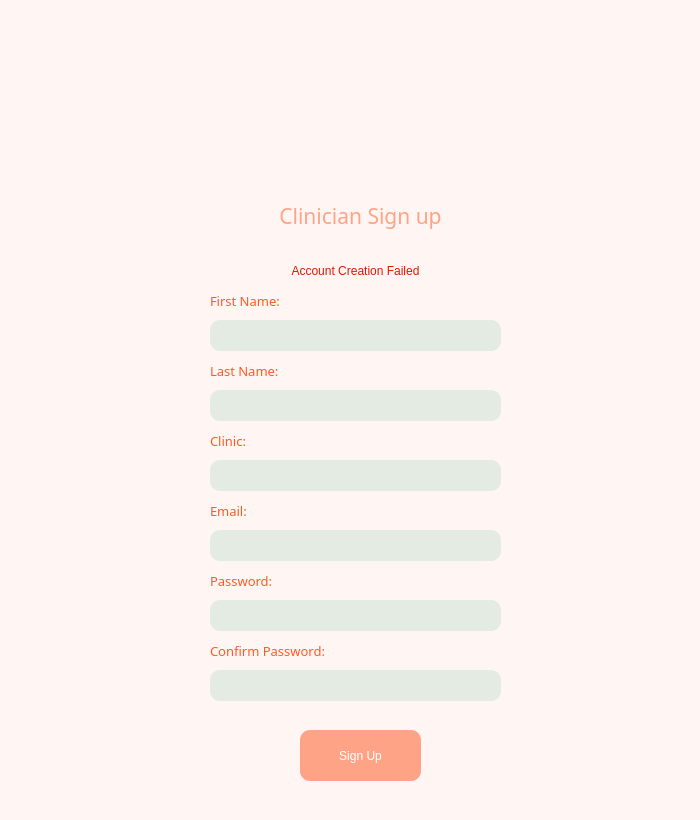
<?xml version="1.0" encoding="UTF-8"?>
<ui version="4.0">
 <class>Dialog</class>
 <widget class="QDialog" name="Dialog">
  <property name="geometry">
   <rect>
    <x>0</x>
    <y>0</y>
    <width>700</width>
    <height>820</height>
   </rect>
  </property>
  <property name="minimumSize">
   <size>
    <width>700</width>
    <height>820</height>
   </size>
  </property>
  <property name="maximumSize">
   <size>
    <width>700</width>
    <height>820</height>
   </size>
  </property>
  <property name="windowTitle">
   <string>Dialog</string>
  </property>
  <property name="styleSheet">
   <string notr="true">background-color: rgb(255, 246, 244);
font: 57 &quot;Montserrat Medium&quot;;
</string>
  </property>
  <widget class="QLabel" name="label">
   <property name="geometry">
    <rect>
     <x>260</x>
     <y>60</y>
     <width>181</width>
     <height>131</height>
    </rect>
   </property>
   <property name="text">
    <string/>
   </property>
   <property name="pixmap">
    <pixmap resource="resource.qrc">:/icons/icons/logo.png</pixmap>
   </property>
   <property name="scaledContents">
    <bool>false</bool>
   </property>
  </widget>
  <widget class="QLabel" name="label_2">
   <property name="geometry">
    <rect>
     <x>180</x>
     <y>180</y>
     <width>361</width>
     <height>71</height>
    </rect>
   </property>
   <property name="font">
    <font>
     <family>Montserrat SemiBold</family>
     <pointsize>16</pointsize>
     <weight>7</weight>
     <italic>false</italic>
     <bold>false</bold>
    </font>
   </property>
   <property name="styleSheet">
    <string notr="true">color: rgb(255, 163, 134);
font: 63 16pt &quot;Montserrat SemiBold&quot;;</string>
   </property>
   <property name="text">
    <string>Clinician Sign up</string>
   </property>
   <property name="alignment">
    <set>Qt::AlignCenter</set>
   </property>
  </widget>
  <widget class="QLabel" name="label_3">
   <property name="geometry">
    <rect>
     <x>210</x>
     <y>570</y>
     <width>121</width>
     <height>21</height>
    </rect>
   </property>
   <property name="font">
    <font>
     <family>Montserrat SemiBold</family>
     <pointsize>10</pointsize>
     <weight>10</weight>
     <italic>false</italic>
     <bold>false</bold>
    </font>
   </property>
   <property name="styleSheet">
    <string notr="true">color: rgb(255, 89, 36);
font: 81 10pt &quot;Montserrat SemiBold&quot;;</string>
   </property>
   <property name="text">
    <string>Password:</string>
   </property>
  </widget>
  <widget class="QLineEdit" name="password">
   <property name="geometry">
    <rect>
     <x>210</x>
     <y>600</y>
     <width>291</width>
     <height>31</height>
    </rect>
   </property>
   <property name="styleSheet">
    <string notr="true">background-color: rgb(228, 235, 227);
border-radius: 10px;
font: 57 7pt &quot;Montserrat Medium&quot;;
font-color: rgb(124, 201, 199);
padding-left: 11px;</string>
   </property>
  </widget>
  <widget class="QLabel" name="label_5">
   <property name="geometry">
    <rect>
     <x>210</x>
     <y>360</y>
     <width>121</width>
     <height>21</height>
    </rect>
   </property>
   <property name="font">
    <font>
     <family>Montserrat SemiBold</family>
     <pointsize>10</pointsize>
     <weight>10</weight>
     <italic>false</italic>
     <bold>false</bold>
    </font>
   </property>
   <property name="styleSheet">
    <string notr="true">color: rgb(255, 89, 36);
font: 81 10pt &quot;Montserrat SemiBold&quot;;</string>
   </property>
   <property name="text">
    <string>Last Name:</string>
   </property>
  </widget>
  <widget class="QLineEdit" name="lastname">
   <property name="geometry">
    <rect>
     <x>210</x>
     <y>390</y>
     <width>291</width>
     <height>31</height>
    </rect>
   </property>
   <property name="styleSheet">
    <string notr="true">background-color: rgb(228, 235, 227);
border-radius: 10px;
font: 57 7pt &quot;Montserrat Medium&quot;;
font-color: rgb(124, 201, 199);
padding-left: 11px;</string>
   </property>
  </widget>
  <widget class="QLineEdit" name="firstname">
   <property name="geometry">
    <rect>
     <x>210</x>
     <y>320</y>
     <width>291</width>
     <height>31</height>
    </rect>
   </property>
   <property name="styleSheet">
    <string notr="true">background-color: rgb(228, 235, 227);
border-radius: 10px;
font: 57 7pt &quot;Montserrat Medium&quot;;
font-color: rgb(124, 201, 199);
padding-left: 11px;</string>
   </property>
  </widget>
  <widget class="QLabel" name="label_6">
   <property name="geometry">
    <rect>
     <x>210</x>
     <y>290</y>
     <width>121</width>
     <height>21</height>
    </rect>
   </property>
   <property name="font">
    <font>
     <family>Montserrat SemiBold</family>
     <pointsize>10</pointsize>
     <weight>10</weight>
     <italic>false</italic>
     <bold>false</bold>
    </font>
   </property>
   <property name="styleSheet">
    <string notr="true">color: rgb(255, 89, 36);
font: 81 10pt &quot;Montserrat SemiBold&quot;;</string>
   </property>
   <property name="text">
    <string>First Name:</string>
   </property>
  </widget>
  <widget class="QLabel" name="label_7">
   <property name="geometry">
    <rect>
     <x>210</x>
     <y>500</y>
     <width>121</width>
     <height>21</height>
    </rect>
   </property>
   <property name="font">
    <font>
     <family>Montserrat SemiBold</family>
     <pointsize>10</pointsize>
     <weight>10</weight>
     <italic>false</italic>
     <bold>false</bold>
    </font>
   </property>
   <property name="styleSheet">
    <string notr="true">color: rgb(255, 89, 36);
font: 81 10pt &quot;Montserrat SemiBold&quot;;</string>
   </property>
   <property name="text">
    <string>Email:</string>
   </property>
  </widget>
  <widget class="QLineEdit" name="email">
   <property name="geometry">
    <rect>
     <x>210</x>
     <y>530</y>
     <width>291</width>
     <height>31</height>
    </rect>
   </property>
   <property name="styleSheet">
    <string notr="true">background-color: rgb(228, 235, 227);
border-radius: 10px;
font: 57 7pt &quot;Montserrat Medium&quot;;
font-color: rgb(124, 201, 199);
padding-left: 11px;</string>
   </property>
  </widget>
  <widget class="QLineEdit" name="clinic">
   <property name="geometry">
    <rect>
     <x>210</x>
     <y>460</y>
     <width>291</width>
     <height>31</height>
    </rect>
   </property>
   <property name="styleSheet">
    <string notr="true">background-color: rgb(228, 235, 227);
border-radius: 10px;
font: 57 7pt &quot;Montserrat Medium&quot;;
font-color: rgb(124, 201, 199);
padding-left: 11px;</string>
   </property>
  </widget>
  <widget class="QLabel" name="label_8">
   <property name="geometry">
    <rect>
     <x>210</x>
     <y>430</y>
     <width>161</width>
     <height>21</height>
    </rect>
   </property>
   <property name="font">
    <font>
     <family>Montserrat SemiBold</family>
     <pointsize>10</pointsize>
     <weight>10</weight>
     <italic>false</italic>
     <bold>false</bold>
    </font>
   </property>
   <property name="styleSheet">
    <string notr="true">color: rgb(255, 89, 36);
font: 81 10pt &quot;Montserrat SemiBold&quot;;</string>
   </property>
   <property name="text">
    <string>Clinic:</string>
   </property>
  </widget>
  <widget class="QLineEdit" name="confirmpass">
   <property name="geometry">
    <rect>
     <x>210</x>
     <y>670</y>
     <width>291</width>
     <height>31</height>
    </rect>
   </property>
   <property name="styleSheet">
    <string notr="true">background-color: rgb(228, 235, 227);
border-radius: 10px;
font: 57 7pt &quot;Montserrat Medium&quot;;
font-color: rgb(124, 201, 199);
padding-left: 11px;</string>
   </property>
  </widget>
  <widget class="QLabel" name="label_4">
   <property name="geometry">
    <rect>
     <x>210</x>
     <y>640</y>
     <width>181</width>
     <height>21</height>
    </rect>
   </property>
   <property name="font">
    <font>
     <family>Montserrat SemiBold</family>
     <pointsize>10</pointsize>
     <weight>10</weight>
     <italic>false</italic>
     <bold>false</bold>
    </font>
   </property>
   <property name="styleSheet">
    <string notr="true">color: rgb(255, 89, 36);
font: 81 10pt &quot;Montserrat SemiBold&quot;;</string>
   </property>
   <property name="text">
    <string>Confirm Password:</string>
   </property>
  </widget>
  <widget class="QLabel" name="emailinvalid">
   <property name="geometry">
    <rect>
     <x>210</x>
     <y>260</y>
     <width>291</width>
     <height>21</height>
    </rect>
   </property>
   <property name="styleSheet">
    <string notr="true">font: 57 9pt &quot;Montserrat SemiBold&quot;;
color: rgb(220, 26, 0);</string>
   </property>
   <property name="text">
    <string>Email Already In Use</string>
   </property>
   <property name="alignment">
    <set>Qt::AlignCenter</set>
   </property>
  </widget>
  <widget class="QPushButton" name="signupbutton">
   <property name="geometry">
    <rect>
     <x>300</x>
     <y>730</y>
     <width>121</width>
     <height>51</height>
    </rect>
   </property>
   <property name="styleSheet">
    <string notr="true">background-color: rgb(255, 163, 134);
color: rgb(255, 255, 255);
border-radius: 10px;
font: 57 10pt &quot;Montserrat ExtraBold&quot;;</string>
   </property>
   <property name="text">
    <string>Sign Up</string>
   </property>
  </widget>
  <widget class="QLabel" name="failed">
   <property name="geometry">
    <rect>
     <x>210</x>
     <y>260</y>
     <width>291</width>
     <height>21</height>
    </rect>
   </property>
   <property name="styleSheet">
    <string notr="true">font: 57 9pt &quot;Montserrat SemiBold&quot;;
color: rgb(220, 26, 0);</string>
   </property>
   <property name="text">
    <string>Account Creation Failed</string>
   </property>
   <property name="alignment">
    <set>Qt::AlignCenter</set>
   </property>
  </widget>
  <zorder>password</zorder>
  <zorder>label</zorder>
  <zorder>label_2</zorder>
  <zorder>label_3</zorder>
  <zorder>label_5</zorder>
  <zorder>lastname</zorder>
  <zorder>firstname</zorder>
  <zorder>label_6</zorder>
  <zorder>label_7</zorder>
  <zorder>email</zorder>
  <zorder>clinic</zorder>
  <zorder>label_8</zorder>
  <zorder>confirmpass</zorder>
  <zorder>label_4</zorder>
  <zorder>emailinvalid</zorder>
  <zorder>signupbutton</zorder>
  <zorder>failed</zorder>
 </widget>
 <resources>
  <include location="resource.qrc"/>
 </resources>
 <connections/>
</ui>
